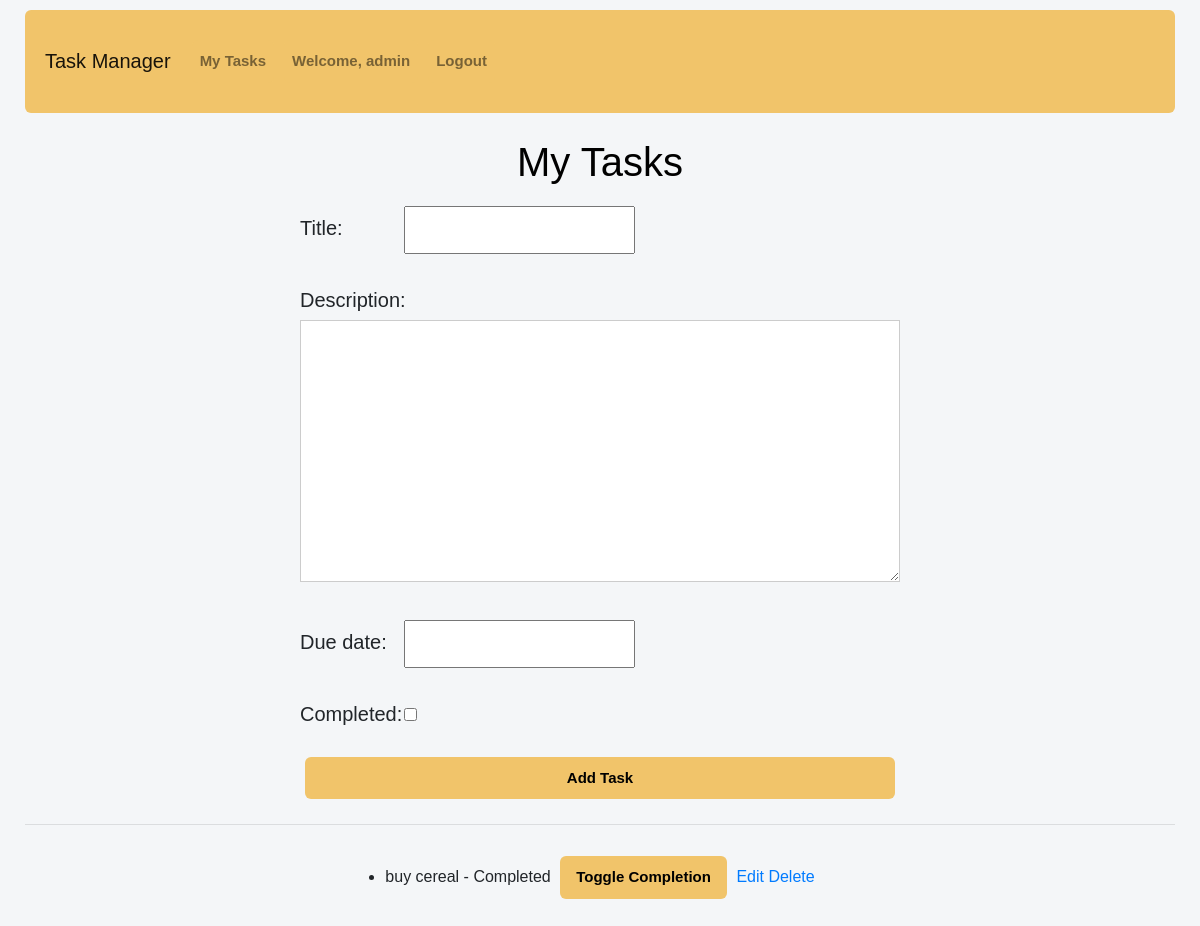
The app's page / (signed in), older data.
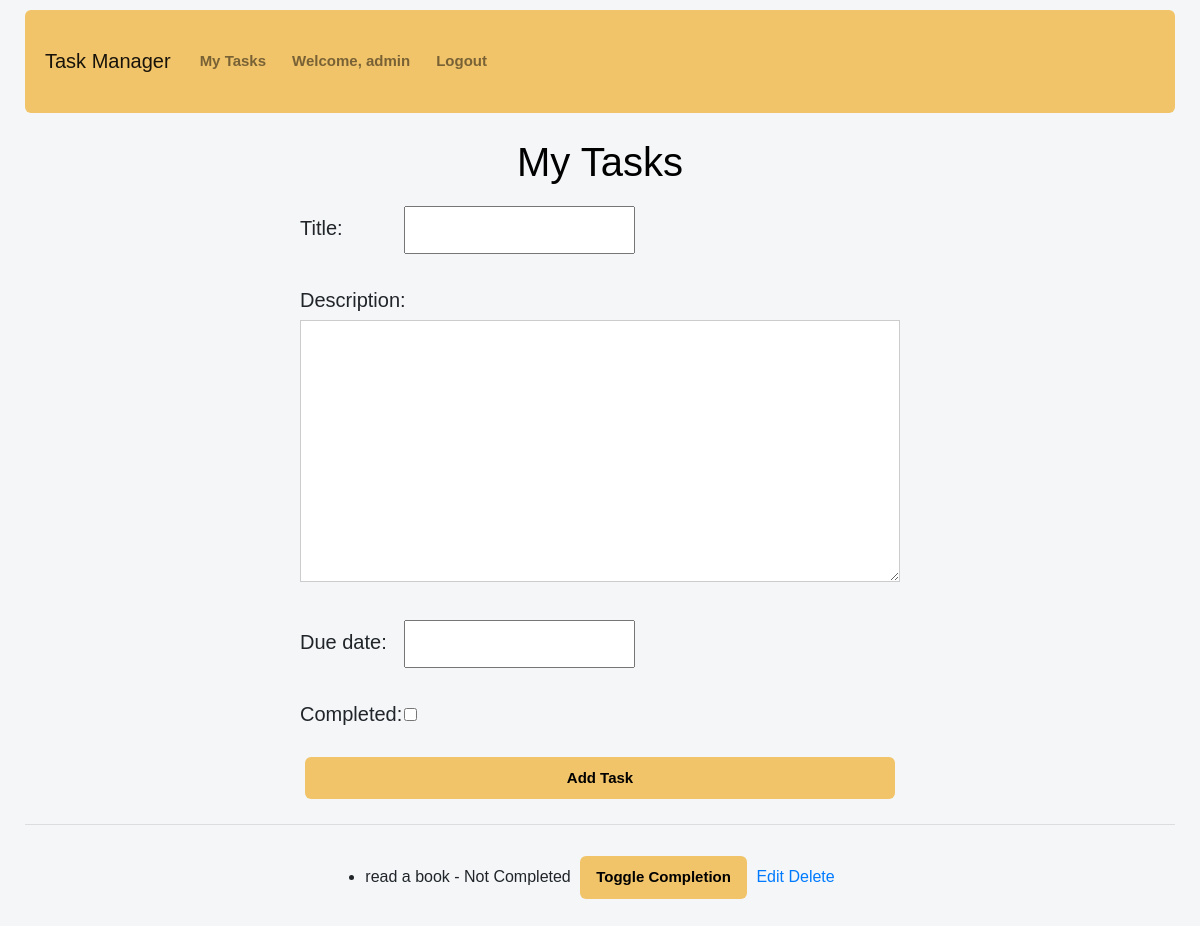
The same page, newer data.
### tasks/models.py (models this page shows, shortened)
class Task(models.Model):
    user = models.ForeignKey(User, on_delete=models.CASCADE)
    title = models.CharField(max_length=200)
    description = models.TextField(blank=True)
    due_date = models.DateTimeField(null=True)
    completed = models.BooleanField(default=False)
    created_at = models.DateTimeField(auto_now_add=True)

### tasks/views.py (the view)
# urls.py: path('', views.task_list, name='task-list'),
@login_required
def task_list(request):
    tasks = Task.objects.filter(user=request.user)  # show task for that user
    form = TaskForm(request.POST or None)
    if request.method == 'POST' and 'task_id' in request.POST:
        task_id = request.POST.get('task_id')
        task = get_object_or_404(Task, id=task_id, user=request.user)
        task.completed = not task.completed
        task.save()
    elif request.method == 'POST' and form.is_valid():
        task = form.save(commit=False)
        task.user = request.user
        task.save()
        return redirect('task-list')
    return render(request, 'tasks/index.html', {
        'tasks': tasks,
        'form': form,
    })

### tasks/forms.py
class TaskForm(forms.ModelForm):
    class Meta:
        model = Task
        fields = ['title', 'description', 'due_date', 'completed']

### tasks/templates/tasks/index.html (shortened to what this page needs)
{% extends 'tasks/base.html' %}
{% load static %}
{% block content %}
<h1>My Tasks</h1>
<form method="post">
  {% csrf_token %} {{ form.as_p }}
  <button type="submit">Add Task</button>
</form>
<hr />
<ul>
  {% for task in tasks %}
  <li>
    {{ task.title }} - {% if task.completed %} Completed {% else %} Not
    Completed {% endif %}
    <form method="post" action="" style="display: inline">
      <button type="submit">Toggle Completion</button>
    </form>
    <a href="{% url 'task-edit' task.pk %}">Edit</a>
    <a href="{% url 'task-delete' task.pk %}">Delete</a>
  </li>
  {% endfor %}
</ul>
{% endblock %}

### tasks/templates/tasks/base.html (shortened to what this page needs)
{% load static %}
<!DOCTYPE html>
<html lang="en">
  <head>
    <link
      rel="stylesheet"
      href="https://stackpath.bootstrapcdn.com/bootstrap/4.1.3/css/bootstrap.min.css"
    />
    <link rel="stylesheet" href="{% static 'tasks/style.css' %}" />
  </head>
  <body>
    <nav class="navbar navbar-expand-lg navbar-light bg-light custom-navbar">
      <a class="navbar-brand" href="{% url 'task-list' %}">Task Manager</a>
      <div class="collapse navbar-collapse" id="navbarSupportedContent">
        <ul class="navbar-nav mr-auto">
          <li class="nav-item">
            <a class="nav-link" href="{% url 'task-list' %}"> My Tasks</a>
          </li>
          {% if user.is_authenticated %}
          <li class="nav-item">
            <a class="nav-link" href="#">Welcome, {{ user.username }}</a>
          </li>
          <li class="nav-item">
            <form
              method="post"
              action="{% url 'logout' %}"
              style="display: inline"
            >
              <button class="nav-link btn btn-link" type="submit">
                Logout
              </button>
            </form>
          </li>
          {% else %}
          <li class="nav-item">
            <a class="nav-link" href="{% url 'login' %}">Login</a>
          </li>
          {% endif %}
        </ul>
      </div>
    </nav>
    {% block content %} {% endblock %}
  </body>
</html>

### tasks/static/tasks/style.css (style rules this page uses)
* { margin: 0; padding: 0; box-sizing: border-box; }
h1 { text-align: center; }
body { font-family: Arial, Helvetica, sans-serif; margin: 10px; background-color: #f4f6f8; padding: 0 15px; min-height: 100vh; }
.custom-navbar { background-color: #f1c46a !important; color: black; padding: 15px 20px; border-radius: 6px; margin-bottom: 25px; }
form { min-height: 100%; margin: 0 auto 20px; display: flex; flex-direction: column; max-width: 600px; }
form textarea { padding: 10px; width: 100%; margin-bottom: 15px; resize: vertical; border: 1px solid #ccc; }
form input { padding: 10px; margin-bottom: 15px; }
form label { display: inline-flex; align-items: center; width: 100px; text-align: left; margin-bottom: 5px; }
h1 { font-weight: 500; margin-bottom: 20px; color:black }
label, .nav-link { font-size: 20px; }
button, .nav-link { padding: 10px 16px; border: none; border-radius: 6px; font-size: 15px; cursor: pointer; background-color: #f1c46a; color: black; transition: 0.3s; margin: 5px; text-decoration: none; font-weight: 600; }
ul { margin-top: auto; padding: 10px; display: flex; flex-direction: column; align-items: center; }
ul li { width: fit-content; text-align: center; border-radius: 1px solid; }

Row changes from the older to the newer data that the page shows:
removed Task: title "buy cereal", completed "Completed"
added Task: title "read a book", completed "Not Completed"
